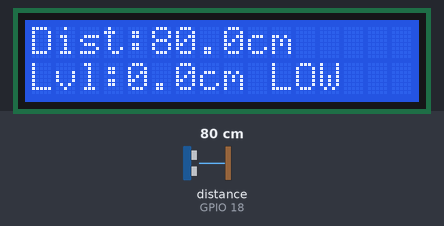
This sketch was run on a simulated ESP32. On the bench: 16×2 character LCD. Wiring (inferred from the names in the program): ultrasonic range finder: trigger GPIO 5; echo GPIO 18. The inputs (shaded band) are chosen by the test bench; at power-on: distance to the obstacle (sensor on GPIO 18) 80 cm. The echo pulse lasts 58.3 µs per cm; what the sketch prints to the serial monitor is not drawn.

Above: at 1.8 s.
1.9 s: distance to the obstacle (sensor on GPIO 18) set to 2 cm
At 2.7 s:
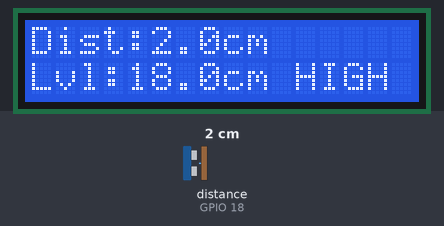
3.5 s: distance to the obstacle (sensor on GPIO 18) set to 9 cm
At 5.2 s:
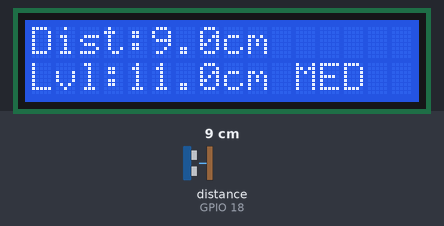
5.5 s: distance to the obstacle (sensor on GPIO 18) set to 4 cm
At 7.0 s:
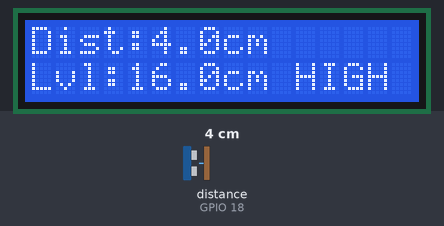
Timing chart, 0 to 8.5 s (numbered marks = the images above; inputs shaded):
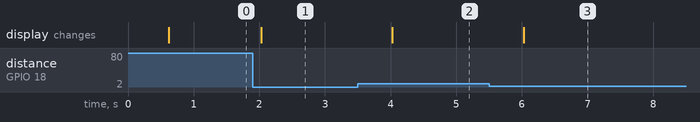

Measured:
- after the input at 1.9 s, the display: changes after 0.13 s (image 1)
- after the input at 3.5 s, the display: changes after 0.53 s (image 2)
- after the input at 5.5 s, the display: changes after 0.53 s (image 3)

The sketch:

FloodRoute_ESP32_LCD_Dashboard.ino
```cpp
#include <WiFi.h>
#include <WebServer.h>
#include <Wire.h>
#include <LiquidCrystal_I2C.h>

// FloodRoute ESP32 + HC-SR04 + I2C LCD + local web dashboard
// TRIG=GPIO5, ECHO=GPIO18 through voltage divider
// LCD SDA=GPIO21, SCL=GPIO22
// Set TANK_DEPTH_CM to your actual sensor-to-tank-bottom distance.

const int TRIG_PIN = 5, ECHO_PIN = 18, SDA_PIN = 21, SCL_PIN = 22;
const float TANK_DEPTH_CM = 20.0;  // CHANGE this to your measured tank depth
const float LOW_LEVEL_CM = 5.0, HIGH_LEVEL_CM = 12.0; // demo-only thresholds

const char* AP_SSID = "FloodRoute-ESP32";
const char* AP_PASS = "Flood1234"; // 8+ characters

WebServer server(80);
LiquidCrystal_I2C lcd(0x27, 16, 2); // If blank, try address 0x3F

float distanceCm = -1, waterLevelCm = 0;
String riskStatus = "WAITING", roadStatus = "WAITING";
unsigned long lastMeasureMs = 0;

const char PAGE[] PROGMEM = R"HTML(
<!doctype html><html><head><meta charset="utf-8">
<meta name="viewport" content="width=device-width,initial-scale=1">
<title>FloodRoute Dashboard</title>
<style>
body{margin:0;background:#0b1220;color:#edf6ff;font-family:Arial,sans-serif}
header{padding:22px;background:#101c30;border-bottom:1px solid #263b55}
h1{margin:0;color:#36d9df}header p,.label,small{color:#a9bbcf}
main{max-width:1000px;margin:22px auto;padding:0 16px}
.grid{display:grid;grid-template-columns:repeat(auto-fit,minmax(200px,1fr));gap:14px}
.card{background:#142238;border:1px solid #263b55;border-radius:14px;padding:20px}
.label{font-size:14px}.value{font-size:30px;font-weight:bold;margin-top:12px}
.status{font-size:20px;font-weight:bold;margin-top:12px}
.note{margin-top:18px;padding:15px;border-radius:10px;background:#1d2d43;color:#a9bbcf;line-height:1.5}
</style></head><body>
<header><h1>FloodRoute</h1><p>ESP32 live water-level monitoring prototype</p></header>
<main><div class="grid">
<div class="card"><div class="label">Distance to water</div><div class="value" id="distance">-- cm</div></div>
<div class="card"><div class="label">Estimated water level</div><div class="value" id="level">-- cm</div></div>
<div class="card"><div class="label">Prototype risk status</div><div class="status" id="risk">CONNECTING</div></div>
<div class="card"><div class="label">Road status (demo)</div><div class="status" id="road">WAITING</div></div>
</div><div class="note"><b>Prototype limitation:</b> This reads water at one sensor point only.
Risk thresholds are illustrative, not validated for real roads or flood warnings.
No cloud service, city map, or automatic route engine is connected yet.</div>
<p><small>Auto-updates every 2 seconds • ESP32 local Wi-Fi</small></p></main>
<script>
async function update(){try{
const r=await fetch('/data',{cache:'no-store'});const d=await r.json();
document.getElementById('distance').textContent=d.distance_cm===null?'No reading':d.distance_cm.toFixed(1)+' cm';
document.getElementById('level').textContent=d.water_level_cm.toFixed(1)+' cm';
document.getElementById('risk').textContent=d.risk;
document.getElementById('road').textContent=d.road;
}catch(e){document.getElementById('risk').textContent='OFFLINE';}}
update();setInterval(update,2000);
</script></body></html>
)HTML";

String asJsonFloat(float v) { return v < 0 ? "null" : String(v, 1); }

void measureWater() {
  digitalWrite(TRIG_PIN, LOW); delayMicroseconds(3);
  digitalWrite(TRIG_PIN, HIGH); delayMicroseconds(10);
  digitalWrite(TRIG_PIN, LOW);
  unsigned long duration = pulseIn(ECHO_PIN, HIGH, 30000UL);

  if (duration == 0) {
    distanceCm = -1; waterLevelCm = 0;
    riskStatus = "NO SENSOR"; roadStatus = "CHECK SENSOR";
    return;
  }

  distanceCm = duration * 0.0343f / 2.0f;
  waterLevelCm = TANK_DEPTH_CM - distanceCm;
  if (waterLevelCm < 0) waterLevelCm = 0;
  if (waterLevelCm > TANK_DEPTH_CM) waterLevelCm = TANK_DEPTH_CM;

  if (waterLevelCm >= HIGH_LEVEL_CM) {
    riskStatus = "HIGH (DEMO)"; roadStatus = "RISKY (DEMO)";
  } else if (waterLevelCm >= LOW_LEVEL_CM) {
    riskStatus = "MEDIUM (DEMO)"; roadStatus = "CAUTION (DEMO)";
  } else {
    riskStatus = "LOW (DEMO)"; roadStatus = "OPEN (DEMO)";
  }
}

void updateLCD() {
  lcd.clear();
  if (distanceCm < 0) {
    lcd.setCursor(0,0); lcd.print("FloodRoute");
    lcd.setCursor(0,1); lcd.print("Sensor: No Echo");
    return;
  }
  lcd.setCursor(0,0); lcd.print("Dist:"); lcd.print(distanceCm,1); lcd.print("cm");
  lcd.setCursor(0,1); lcd.print("Lvl:"); lcd.print(waterLevelCm,1); lcd.print("cm ");
  if (waterLevelCm >= HIGH_LEVEL_CM) lcd.print("HIGH");
  else if (waterLevelCm >= LOW_LEVEL_CM) lcd.print("MED");
  else lcd.print("LOW");
}

void handleRoot() { server.send_P(200, "text/html; charset=utf-8", PAGE); }
void handleData() {
  String json = "{\"distance_cm\":" + asJsonFloat(distanceCm) +
    ",\"water_level_cm\":" + String(waterLevelCm,1) +
    ",\"risk\":\"" + riskStatus + "\",\"road\":\"" + roadStatus + "\"}";
  server.send(200, "application/json", json);
}

void setup() {
  Serial.begin(115200);
  pinMode(TRIG_PIN, OUTPUT); pinMode(ECHO_PIN, INPUT);
  digitalWrite(TRIG_PIN, LOW);
  Wire.begin(SDA_PIN, SCL_PIN);
  lcd.init(); lcd.backlight();
  lcd.setCursor(0,0); lcd.print("FloodRoute");
  lcd.setCursor(0,1); lcd.print("Starting...");

  WiFi.mode(WIFI_AP);
  bool ok = WiFi.softAP(AP_SSID, AP_PASS);
  Serial.println("\nFloodRoute ESP32");
  if (ok) {
    Serial.print("Wi-Fi name: "); Serial.println(AP_SSID);
    Serial.print("Password: "); Serial.println(AP_PASS);
    Serial.print("Dashboard: http://"); Serial.println(WiFi.softAPIP());
  } else Serial.println("Wi-Fi AP start failed");

  server.on("/", HTTP_GET, handleRoot);
  server.on("/data", HTTP_GET, handleData);
  server.begin();
  delay(500); measureWater(); updateLCD();
}

void loop() {
  server.handleClient();
  if (millis() - lastMeasureMs >= 1000) {
    lastMeasureMs = millis();
    measureWater(); updateLCD();
    Serial.print("Distance: ");
    if (distanceCm < 0) Serial.print("No reading"); else Serial.print(distanceCm,1);
    Serial.print(" cm | Water level: "); Serial.print(waterLevelCm,1);
    Serial.print(" cm | Risk: "); Serial.println(riskStatus);
  }
}
```
